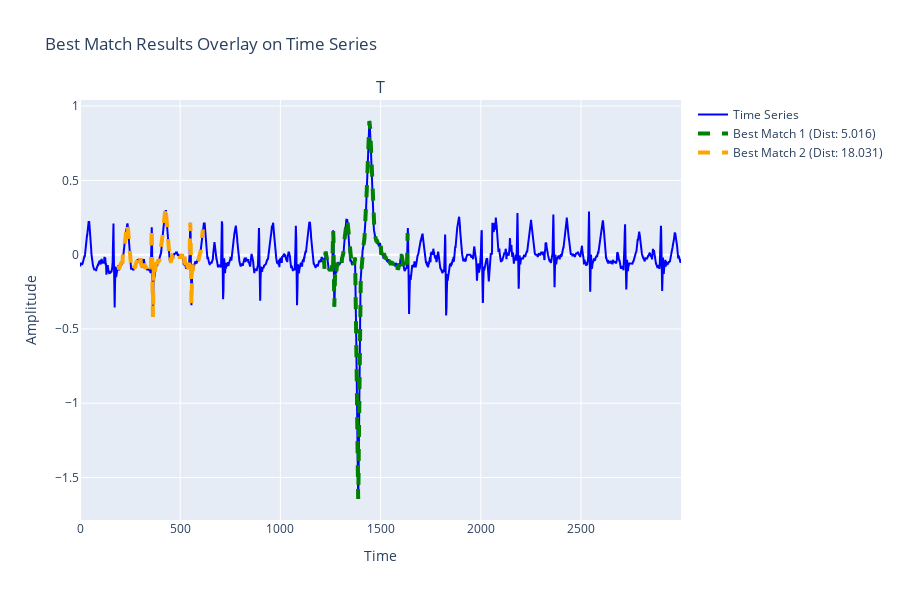

Source (notebook cell):
### Markdown cell above
### **Задача 2.**

Проделайте такие же шаги для поиска по образцу, как и в задаче 1, но теперь вычислите профиль расстояния с помощью одной из выбранных вами версий алгоритма MASS. Для этого используйте стороннюю библиотеку *mass-ts*. Со списком всех функций, которые предоставляет данная библиотека, и их описанием вы можете ознакомиться в [репозитории библиотеки GitHub](https://github.com/matrix-profile-foundation/mass-ts).

Обратите внимание, что MASS 2 и MASS 3 возвращают профиль расстояния в виде вектора комплексных чисел. Для дальнейшей работы с профилем расстояния используйте только вещественные части комплексных чисел.

### Code cell
import mass_ts as mts
import math

# Параметры для поиска
topK = 2
excl_zone_frac = 0.5
excl_zone = math.ceil(len(query) * excl_zone_frac)
is_normalize = True
# mass
distances = mts.mass(ts, query)

# mass2
distances = mts.mass2(ts, query)

# Вычисление профиля расстояний с помощью алгоритма MASS
#distance_profile_mass = mts.mass(query, ts)
distance_profile_mass = distances
#  берём только вещественную часть
distance_profile_mass_real = distance_profile_mass.real

# Поиск topK совпадений
naive_bestmatch_results_mass = topK_match(distance_profile_mass_real, excl_zone, topK)

# Результат
print("Лучшие совпадения (MASS):", naive_bestmatch_results_mass)

# Визуализация совпадений
plot_bestmatch_results(ts, query, naive_bestmatch_results_mass)

### Figure 1 — Plotly figure (JSON) as saved in the notebook; plotly's stock layout.template omitted (floating-point values rounded to 4 significant figures; data arrays with more than 128 entries replaced by an {"elided": "..."} marker saying what was removed)
{"data": [{"line": {"color": "blue"}, "name": "Time Series", "x": {"elided": "3000 int values"}, "y": {"elided": "3000 float values"}, "type": "scatter", "xaxis": "x", "yaxis": "y"}, {"line": {"color": "green", "dash": "dash", "width": 4}, "name": "Best Match 1 (Dist: 5.016)", "x": {"elided": "421 int values"}, "y": {"elided": "421 float values"}, "type": "scatter", "xaxis": "x", "yaxis": "y"}, {"line": {"color": "orange", "dash": "dash", "width": 4}, "name": "Best Match 2 (Dist: 18.031)", "x": {"elided": "421 int values"}, "y": {"elided": "421 float values"}, "type": "scatter", "xaxis": "x", "yaxis": "y"}], "layout": {"xaxis": {"anchor": "y", "domain": [0.0, 1.0], "title": {"text": "Time"}}, "yaxis": {"anchor": "x", "domain": [0.0, 1.0], "title": {"text": "Amplitude"}}, "annotations": [{"font": {"size": 16}, "showarrow": false, "text": "T", "x": 0.5, "xanchor": "center", "xref": "paper", "y": 1.0, "yanchor": "bottom", "yref": "paper"}], "title": {"text": "Best Match Results Overlay on Time Series"}, "height": 600}}
